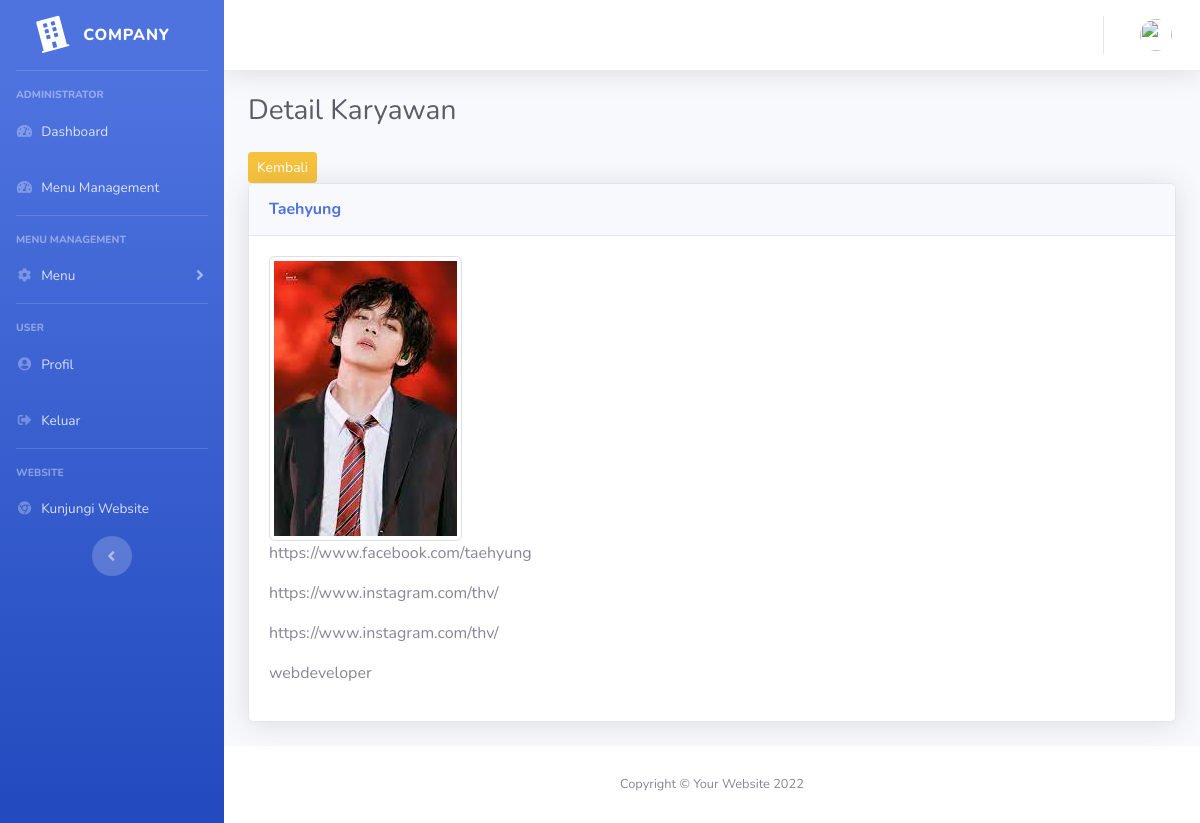
Screenshot of /admin_menu/detail_karyawan/1 with the database file from the repository.
### tables this page shows
CREATE TABLE `karyawan` (
  `id` int(11) NOT NULL,
  `nm_kry` varchar(255) NOT NULL,
  `fb` varchar(255) NOT NULL,
  `ig` varchar(255) NOT NULL,
  `tw` varchar(255) NOT NULL,
  `jbt` varchar(255) NOT NULL,
  `image` varchar(255) NOT NULL
);

### application/controllers/Admin_menu.php (called while the page is built, shortened)
<?php
class Admin_menu extends CI_Controller
{
    public function detail_karyawan($id)
    {
        $data['judul'] = 'Detail Karyawan';
        $data['user'] = $this->db->get_where('user', ['email' => $this->session->userdata('email')])->row_array();
        $data['karyawan'] = $this->db->get_where('karyawan', ['id' => $id])->row_array();
        $data['admin_menu'] = $this->db->get_where('admin_menu')->result_array();
        $this->load->view('template/admin_header', $data);
        $this->load->view('template/admin_sidebar', $data);
        $this->load->view('template/admin_topbar', $data);
        $this->load->view('admin_menu/detail_karyawan', $data);
        $this->load->view('template/admin_footer', $data);
    }
}

### index.php (called while the page is built, shortened)
<?php
require_once BASEPATH.'core/CodeIgniter.php';

### application/views/admin_menu/detail_karyawan.php (the view)
<div class="container-fluid">
    <h1 class="h3 mb-4 text-gray-800"> <?= $judul; ?> </h1>
    <a href="<?= base_url('admin_menu/karyawan'); ?>" class="btn btn-sm btn-warning">Kembali</a>
    <div class="card shadow mb-4">
        <div class="card-header py-3">
            <h6 class="m-0 font-weight-bold text-primary"> <?= $karyawan['nm_kry']; ?></h6>
        </div>
        <div class="card-body">
            <img src="<?= base_url('front-end/assets/img/karyawan/') . $karyawan['image']; ?>" class="img-thumbnail" alt="">
            <p><?= $karyawan['fb']; ?></p>
            <p><?= $karyawan['ig']; ?></p>
            <p><?= $karyawan['tw']; ?></p>
            <p><?= $karyawan['jbt']; ?></p>
        </div>
    </div>
</div>
</div>

### rows the page displays
karyawan: nm_kry "Taehyung", image (picture), fb "https://www.facebook.com/taehyung", ig "https://www.instagram.com/thv/", tw "https://www.instagram.com/thv/", jbt "webdeveloper"

### other values shown
$judul "Detail Karyawan"
